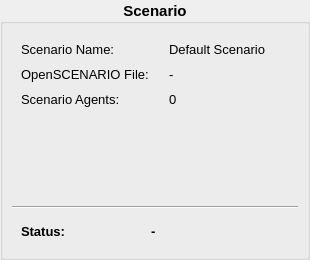
<?xml version="1.0" encoding="UTF-8"?>
<ui version="4.0">
 <class>ScenarioDisplayView</class>
 <widget class="QWidget" name="ScenarioDisplayView">
  <property name="geometry">
   <rect>
    <x>0</x>
    <y>0</y>
    <width>310</width>
    <height>260</height>
   </rect>
  </property>
  <property name="windowTitle">
   <string>Form</string>
  </property>
  <property name="styleSheet">
   <string notr="true">ScenarioDisplayView {
  background-color: #cdcdcd;
}</string>
  </property>
  <layout class="QVBoxLayout" name="verticalLayout_2">
   <property name="leftMargin">
    <number>0</number>
   </property>
   <property name="topMargin">
    <number>0</number>
   </property>
   <property name="rightMargin">
    <number>0</number>
   </property>
   <property name="bottomMargin">
    <number>0</number>
   </property>
   <item>
    <widget class="QGroupBox" name="groupBox">
     <property name="font">
      <font>
       <pointsize>11</pointsize>
       <weight>75</weight>
       <bold>true</bold>
      </font>
     </property>
     <property name="title">
      <string>Scenario</string>
     </property>
     <property name="alignment">
      <set>Qt::AlignCenter</set>
     </property>
     <layout class="QVBoxLayout" name="verticalLayout">
      <item>
       <widget class="QWidget" name="Content" native="true">
        <layout class="QFormLayout" name="formLayout">
         <property name="horizontalSpacing">
          <number>20</number>
         </property>
         <property name="verticalSpacing">
          <number>10</number>
         </property>
         <item row="0" column="0">
          <widget class="QLabel" name="ScenarioName_label">
           <property name="font">
            <font>
             <pointsize>10</pointsize>
            </font>
           </property>
           <property name="text">
            <string>Scenario Name:</string>
           </property>
          </widget>
         </item>
         <item row="0" column="1">
          <widget class="QLabel" name="ScenarioName">
           <property name="font">
            <font>
             <pointsize>10</pointsize>
            </font>
           </property>
           <property name="text">
            <string>Default Scenario</string>
           </property>
          </widget>
         </item>
         <item row="1" column="0">
          <widget class="QLabel" name="ScenarioFile_label">
           <property name="font">
            <font>
             <pointsize>10</pointsize>
            </font>
           </property>
           <property name="text">
            <string>OpenSCENARIO File:</string>
           </property>
          </widget>
         </item>
         <item row="1" column="1">
          <widget class="QLabel" name="ScenarioFile">
           <property name="font">
            <font>
             <pointsize>10</pointsize>
            </font>
           </property>
           <property name="text">
            <string>-</string>
           </property>
          </widget>
         </item>
         <item row="2" column="0">
          <widget class="QLabel" name="ScenarioAgents_label">
           <property name="font">
            <font>
             <pointsize>10</pointsize>
            </font>
           </property>
           <property name="text">
            <string>Scenario Agents:</string>
           </property>
          </widget>
         </item>
         <item row="2" column="1">
          <widget class="QLabel" name="ScenarioAgents">
           <property name="font">
            <font>
             <pointsize>10</pointsize>
            </font>
           </property>
           <property name="text">
            <string>0</string>
           </property>
          </widget>
         </item>
        </layout>
       </widget>
      </item>
      <item>
       <spacer name="verticalSpacer">
        <property name="orientation">
         <enum>Qt::Vertical</enum>
        </property>
        <property name="sizeHint" stdset="0">
         <size>
          <width>20</width>
          <height>71</height>
         </size>
        </property>
       </spacer>
      </item>
      <item>
       <widget class="Line" name="line">
        <property name="orientation">
         <enum>Qt::Horizontal</enum>
        </property>
       </widget>
      </item>
      <item>
       <widget class="QWidget" name="StatusWidget" native="true">
        <layout class="QFormLayout" name="formLayout_2">
         <property name="horizontalSpacing">
          <number>85</number>
         </property>
         <item row="0" column="0">
          <widget class="QLabel" name="Status_label">
           <property name="font">
            <font>
             <pointsize>10</pointsize>
             <weight>75</weight>
             <bold>true</bold>
            </font>
           </property>
           <property name="text">
            <string>Status:</string>
           </property>
          </widget>
         </item>
         <item row="0" column="1">
          <widget class="QLabel" name="Status">
           <property name="font">
            <font>
             <pointsize>10</pointsize>
             <weight>75</weight>
             <bold>true</bold>
            </font>
           </property>
           <property name="text">
            <string>-</string>
           </property>
          </widget>
         </item>
        </layout>
       </widget>
      </item>
     </layout>
    </widget>
   </item>
  </layout>
 </widget>
 <resources/>
 <connections/>
</ui>
